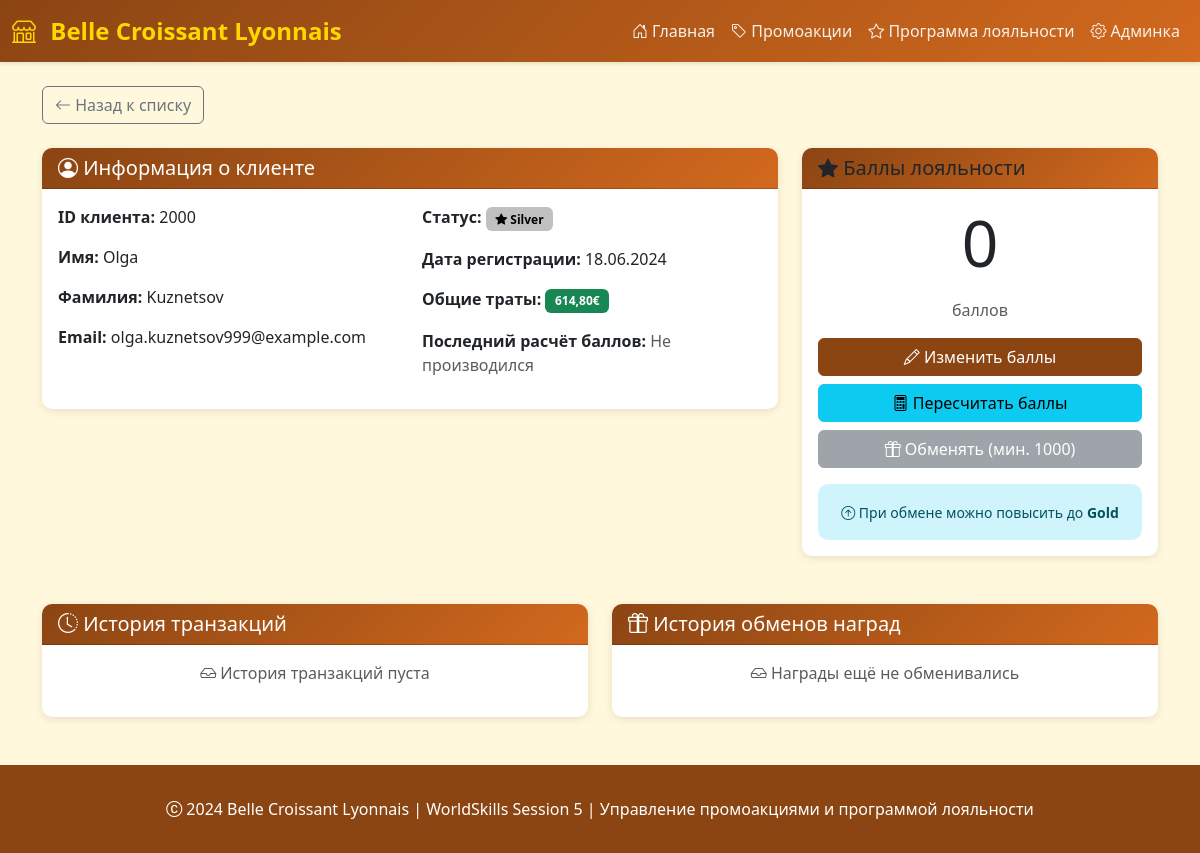
The app's page /loyalty/customer/2000/ with its own data.
### api_mock/models.py (models this page shows, shortened)
class Customer(models.Model):
    MEMBERSHIP_STATUS_CHOICES = [
        ('Basic', 'Basic'),
        ('Silver', 'Silver'),
        ('Gold', 'Gold'),
    ]
    first_name = models.CharField('Имя', max_length=100)
    last_name = models.CharField('Фамилия', max_length=100)
    email = models.EmailField('Email', unique=True)
    phone = models.CharField('Телефон', max_length=20, blank=True)
    membership_status = models.CharField(
        'Статус членства',
        max_length=20,
        choices=MEMBERSHIP_STATUS_CHOICES,
        default='Basic'
    )
    registration_date = models.DateField('Дата регистрации', auto_now_add=True)
    total_spending = models.DecimalField(
        'Общая сумма покупок',
        max_digits=10,
        decimal_places=2,
        default=0,
        validators=[MinValueValidator(0)]
    )
    class Meta:
        db_table = 'mock_customers'
        verbose_name = 'Клиент (Mock)'
        verbose_name_plural = 'Клиенты (Mock)'
        ordering = ['-id']
    def get_full_name(self):
        return f"{self.first_name} {self.last_name}"

### loyalty/models.py (models this page shows, shortened)
class LoyaltyProgram(models.Model):
    MEMBERSHIP_STATUS_CHOICES = [
        ('Basic', 'Basic'),
        ('Silver', 'Silver'),
        ('Gold', 'Gold'),
    ]
    customer_id = models.IntegerField(
        'ID клиента',
        unique=True,
        primary_key=True
    )
    loyalty_points = models.IntegerField(
        'Баллы лояльности',
        default=0,
        validators=[MinValueValidator(0)]
    )
    membership_status = models.CharField(
        'Статус членства',
        max_length=20,
        choices=MEMBERSHIP_STATUS_CHOICES,
        default='Basic'
    )
    registration_date = models.DateField(
        'Дата регистрации',
        auto_now_add=True
    )
    last_points_calculation = models.DateTimeField(
        'Последний расчёт баллов',
        null=True,
        blank=True
    )
    created_at = models.DateTimeField('Создано', auto_now_add=True)
    updated_at = models.DateTimeField('Обновлено', auto_now=True)
    class Meta:
        db_table = 'loyalty_program'
        verbose_name = 'Программа лояльности'
        verbose_name_plural = 'Программы лояльности'
        ordering = ['-loyalty_points']
    def can_redeem_rewards(self):
        return self.loyalty_points >= 1000
    def get_next_membership_level(self):
        levels = ['Basic', 'Silver', 'Gold']
        current_index = levels.index(self.membership_status)
        if current_index < len(levels) - 1:
            return levels[current_index + 1]
        return None
    def can_upgrade_membership(self):
        return self.get_next_membership_level() is not None

### loyalty/views.py (the view)
# urls.py: path('customer/<int:customer_id>/', views.loyalty_detail, name='detail'),
def loyalty_detail(request, customer_id):
    customer = get_object_or_404(Customer, id=customer_id)
    loyalty, created = LoyaltyProgram.objects.get_or_create(
        customer_id=customer_id,
        defaults={
            'membership_status': customer.membership_status,
            'loyalty_points': 0
        }
    )
    transactions = LoyaltyTransaction.objects.filter(
        loyalty_program=loyalty
    ).order_by('-created_at')[:20]
    redemptions = RewardRedemption.objects.filter(
        loyalty_program=loyalty
    ).order_by('-redeemed_at')[:10]
    context = {
        'customer': customer,
        'loyalty': loyalty,
        'transactions': transactions,
        'redemptions': redemptions,
        'can_redeem': loyalty.can_redeem_rewards(),
        'can_upgrade': loyalty.can_upgrade_membership(),
        'next_level': loyalty.get_next_membership_level(),
    }
    return render(request, 'loyalty/detail.html', context)

### templates/loyalty/detail.html (shortened to what this page needs)
{% extends 'base.html' %}
{% block content %}
<div class="mb-4">
    <a href="{% url 'loyalty:list' %}" class="btn btn-outline-secondary">
        <i class="bi bi-arrow-left"></i> Назад к списку
    </a>
</div>
<div class="row">
    <div class="col-md-8">
        <div class="card">
            <div class="card-header">
                <h5 class="mb-0">
                    <i class="bi bi-person-circle"></i> Информация о клиенте
                </h5>
            </div>
            <div class="card-body">
                <div class="row">
                    <div class="col-md-6">
                        <p><strong>ID клиента:</strong> {{ customer.id }}</p>
                        <p><strong>Имя:</strong> {{ customer.first_name }}</p>
                        <p><strong>Фамилия:</strong> {{ customer.last_name }}</p>
                        <p><strong>Email:</strong> {{ customer.email }}</p>
                    </div>
                    <div class="col-md-6">
                        <p><strong>Статус:</strong>
                            {% if customer.membership_status == 'Gold' %}
                            <span class="badge" style="background-color: #FFD700; color: #000;">
                                <i class="bi bi-star-fill"></i> Gold
                            </span>
                            {% elif customer.membership_status == 'Silver' %}
                            <span class="badge" style="background-color: #C0C0C0; color: #000;">
                                <i class="bi bi-star-fill"></i> Silver
                            </span>
                            {% else %}
                            <span class="badge bg-secondary">
                                <i class="bi bi-star"></i> Basic
                            </span>
                            {% endif %}
                        </p>
                        <p><strong>Дата регистрации:</strong> {{ customer.registration_date|date:"d.m.Y" }}</p>
                        <p><strong>Общие траты:</strong> <span class="badge bg-success">{{ customer.total_spending }}€</span></p>
                        <p><strong>Последний расчёт баллов:</strong>
                            {% if loyalty.last_points_calculation %}
                            {{ loyalty.last_points_calculation|date:"d.m.Y H:i" }}
                            {% else %}
                            <span class="text-muted">Не производился</span>
                            {% endif %}
                        </p>
                    </div>
                </div>
            </div>
        </div>
    </div>
    <div class="col-md-4">
        <div class="card border-warning">
            <div class="card-header bg-warning text-dark">
                <h5 class="mb-0">
                    <i class="bi bi-star-fill"></i> Баллы лояльности
                </h5>
            </div>
            <div class="card-body text-center">
                <h1 class="display-3 mb-3">{{ loyalty.loyalty_points }}</h1>
                <p class="text-muted mb-3">баллов</p>
                <div class="d-grid gap-2">
                    <button class="btn btn-primary" data-bs-toggle="modal" data-bs-target="#editPointsModal">
                        <i class="bi bi-pencil"></i> Изменить баллы
                    </button>
                    <a href="{% url 'loyalty:recalculate' customer.id %}" class="btn btn-info">
                        <i class="bi bi-calculator"></i> Пересчитать баллы
                    </a>
                    {% if can_redeem %}
                    <a href="{% url 'loyalty:redeem' customer.id %}" class="btn btn-success">
                        <i class="bi bi-gift"></i> Обменять награды
                    </a>
                    {% else %}
                    <button class="btn btn-secondary" disabled>
                        <i class="bi bi-gift"></i> Обменять (мин. 1000)
                    </button>
                    {% endif %}
                </div>
                {% if can_upgrade %}
                <div class="alert alert-info mt-3 mb-0">
                    <small>
                        <i class="bi bi-arrow-up-circle"></i>
                        При обмене можно повысить до <strong>{{ next_level }}</strong>
                    </small>
                </div>
                {% endif %}
            </div>
        </div>
    </div>
</div>
<div class="row mt-4">
    <div class="col-md-6">
        <div class="card">
            <div class="card-header">
                <h5 class="mb-0">
                    <i class="bi bi-clock-history"></i> История транзакций
                </h5>
            </div>
            <div class="card-body">
                {% if transactions %}
                <div class="list-group">
                    {% for transaction in transactions %}
                    <div class="list-group-item">
                        <div class="d-flex w-100 justify-content-between">
                            <h6 class="mb-1">
                                {% if transaction.transaction_type == 'earn' %}
                                <i class="bi bi-arrow-up-circle text-success"></i> Начисление
                                {% elif transaction.transaction_type == 'redeem' %}
                                <i class="bi bi-arrow-down-circle text-danger"></i> Списание
                                {% elif transaction.transaction_type == 'bonus' %}
                                <i class="bi bi-gift text-warning"></i> Бонус
                                {% else %}
                                <i class="bi bi-pencil text-info"></i> Корректировка
                                {% endif %}
                            </h6>
                            <small>{{ transaction.created_at|date:"d.m.Y H:i" }}</small>
                        </div>
                        <p class="mb-1">
                            <strong class="{% if transaction.points > 0 %}text-success{% else %}text-danger{% endif %}">
                                {% if transaction.points > 0 %}+{% endif %}{{ transaction.points }} баллов
                            </strong>
                        </p>
                        {% if transaction.description %}
                        <small class="text-muted">{{ transaction.description }}</small>
                        {% endif %}
                        {% if transaction.order_id %}
                        <br><small class="badge bg-info">Заказ #{{ transaction.order_id }}</small>
                        {% endif %}
                    </div>
                    {% endfor %}
                </div>
                {% else %}
                <p class="text-muted text-center">
                    <i class="bi bi-inbox"></i> История транзакций пуста
                </p>
                {% endif %}
            </div>
        </div>
    </div>
    <div class="col-md-6">
        <div class="card">
            <div class="card-header">
                <h5 class="mb-0">
                    <i class="bi bi-gift"></i> История обменов наград
                </h5>
            </div>
            <div class="card-body">
                {% if redemptions %}
                <div class="list-group">
                    {% for redemption in redemptions %}
                    <div class="list-group-item">
                        <div class="d-flex w-100 justify-content-between">
                            <h6 class="mb-1">{{ redemption.get_reward_type_display }}</h6>
                            <small>{{ redemption.redeemed_at|date:"d.m.Y H:i" }}</small>
                        </div>
                        <p class="mb-1">
                            <span class="badge bg-danger">-{{ redemption.points_spent }} баллов</span>
                        </p>
                        {% if redemption.promotion_id %}
                        <small class="text-muted">Промоакция ID: {{ redemption.promotion_id }}</small>
                        {% endif %}
                    </div>
                    {% endfor %}
                </div>
                {% else %}
                <p class="text-muted text-center">
                    <i class="bi bi-inbox"></i> Награды ещё не обменивались
                </p>
                {% endif %}
            </div>
        </div>
    </div>
</div>
{% endblock %}

### templates/base.html (style rules this page uses)
:root { --primary-color: #8B4513; --secondary-color: #D2691E; --accent-color: #FFD700; --background-color: #FFF8DC; }
body { font-family: 'Segoe UI', Tahoma, Geneva, Verdana, sans-serif; background-color: var(--background-color); }
.card { border: none; box-shadow: 0 2px 8px rgba(0,0,0,0.1); border-radius: 10px; margin-bottom: 1.5rem; }
.card-header { background: linear-gradient(135deg, var(--primary-color), var(--secondary-color)); color: white; font-weight: bold; border-radius: 10px 10px 0 0 !important; }
.btn-primary { background-color: var(--primary-color); border-color: var(--primary-color); }
.badge { padding: 0.5em 0.8em; }
.alert { border-radius: 10px; border: none; }

### records on screen
Customer: id "2000", first_name "Olga", last_name "Kuznetsov", email "olga.kuznetsov999@example.com", registration_date "18.06.2024", total_spending "614,80"
LoyaltyProgram: loyalty_points "0"

### other values on screen
{{ next_level }} "Gold"
